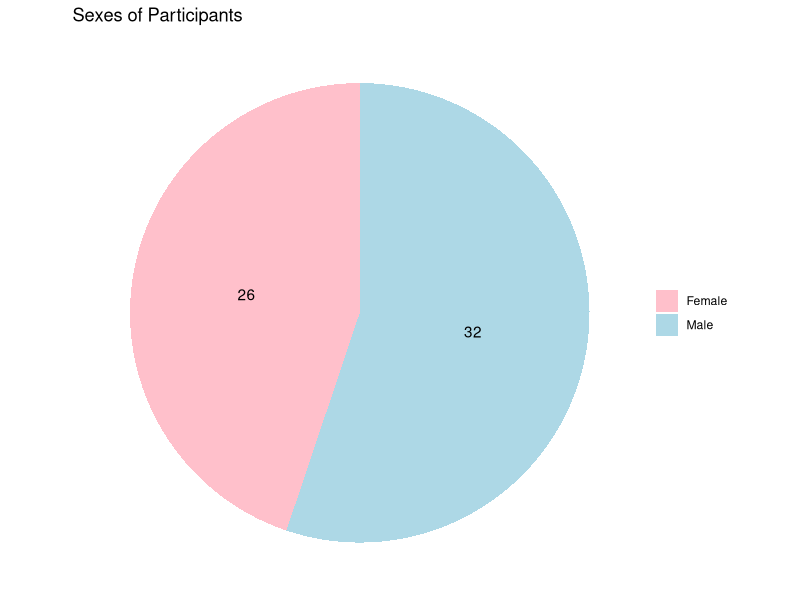
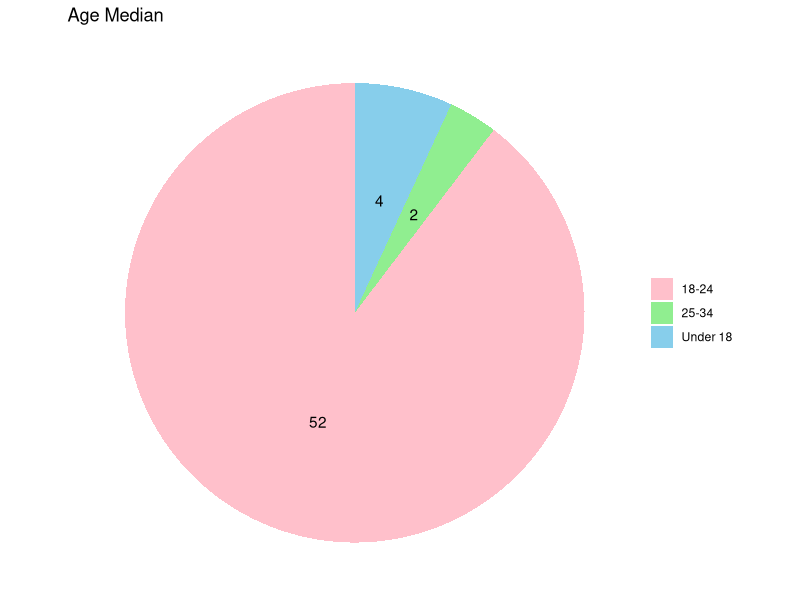
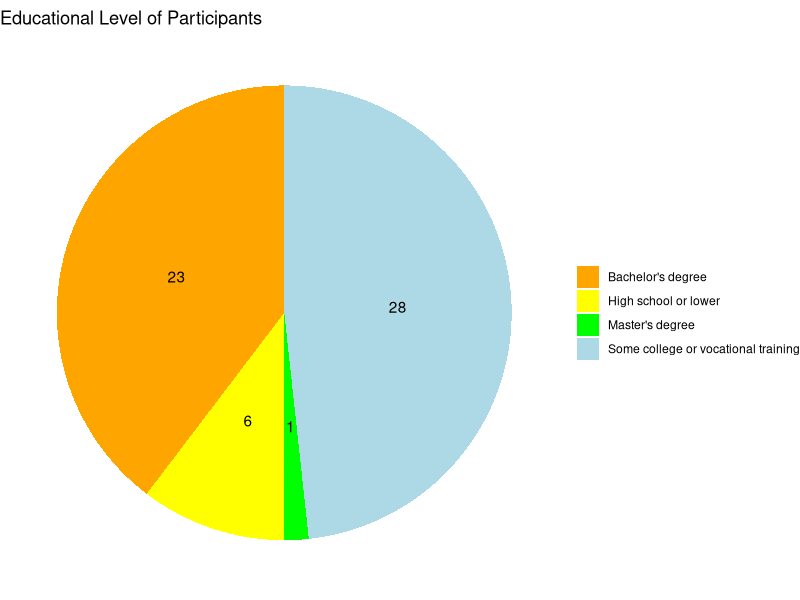
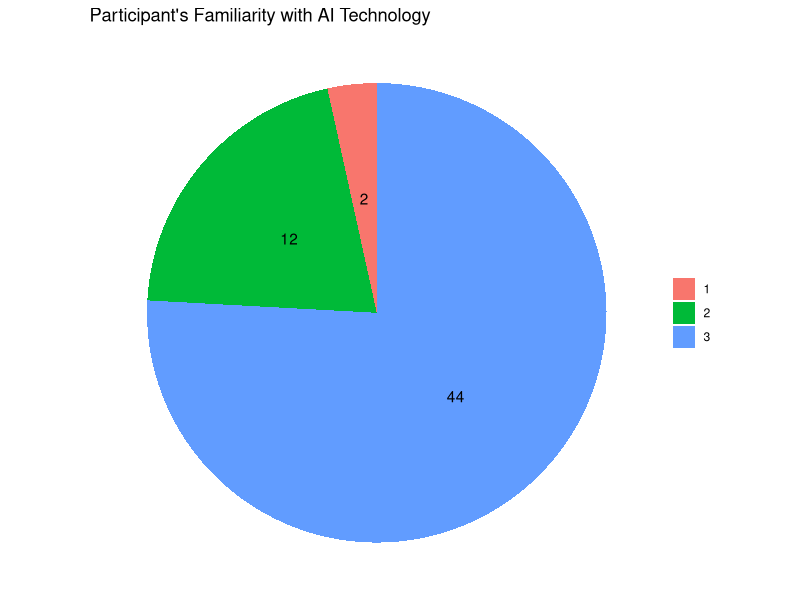
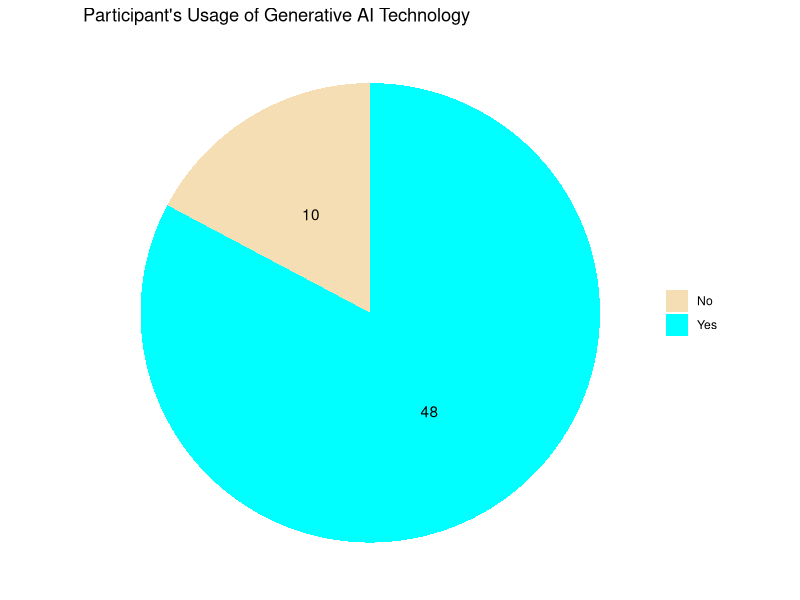
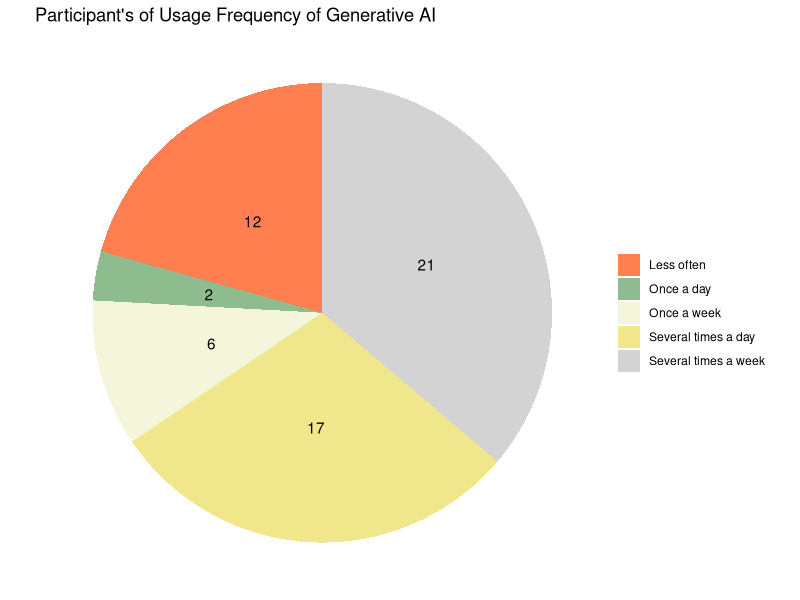

These figures' R source, in order:
## ---- chunk 1
knitr::opts_chunk$set(echo = TRUE)
## ---- chunk 2
library(dplyr)
library(ggplot2)
library(readr)
library(tibble)

## ---- chunk 3
generativeAI <- read_csv("The Use of Generative AI for Students.csv")
as_tibble(generativeAI)

generativeAI2 <- generativeAI

#factor sex
factor_sex <- factor(generativeAI2$Sex, levels = c("Male", "Female")) 
factor_sex <- as.integer(factor_sex)

#factor age
factor_age <- factor(generativeAI2$`Age:`, levels = c("Under 18", "18-24", "25-34", "35 and above"))
factor_age <- as.integer(factor_age)

#factor educational level
factor_educ_level <- factor(generativeAI2$`Education level:`, levels = c("High school or lower",
                                                                         "Some college or vocational training",
                                                                         "Bachelor's degree",
                                                                         "Master's degree",
                                                                         "Doctoral degree"))
factor_educ_level <- as.integer(factor_educ_level)


familarity_mean <- mean(generativeAI2$`Familiarity with AI Technology`)

#factoring frequency of usage of AI 
factor_frequency_use <- factor(generativeAI2$`How often do you use generative AI?`, 
                               levels = c("Several times a day",
                                          "Once a day",
                                          "Several times a week",
                                          "Once a week",
                                          "Less often"))
factor_frequency_use <- as.integer(factor_frequency_use)
## ---- chunk 4
#performance expectancy 
perf_expect_cols <- generativeAI2[, 9:12]
mean_expect_cols <- colMeans(perf_expect_cols)
perf_expect_cols <- as.data.frame(mean_expect_cols)
perf_expect_cols$total_mean <- mean(mean_expect_cols)
perf_expect_cols$standard_deviation <- sapply(perf_expect_cols, sd)

## ---- chunk 5
#Read the CSV
survey <- read.csv("The Use of Generative AI for Students.csv")
surveyQ <- read.csv("The Use of Generative AI for Students.csv", header = FALSE)


#Make it a table
surveyDF <- as_tibble(survey)


#Effort Expectancy
surveyEAOG <- surveyDF[13:16]


#Calculate the mean of each Column
surveyEA <- colMeans(surveyEAOG)
surveyEA <- tibble(surveyEA)

#Calculate SD of each column
surveyEA <- mutate(surveyEA, SD = sapply(surveyEAOG, sd))

#Renaming the Columns
colnames(surveyEA) <- c("Mean", "SD")
labelEA <- as.vector(unlist(surveyQ[1, 13:16]))

surveyEA <- cbind(labelEA, surveyEA)
colnames(surveyEA)[1] <- "Effort Expectancy"
## ---- chunk 6
#Attitude toward using technology
surveyATOG <- surveyDF[17:20]

#Calculate the mean of each Column
surveyAT <- colMeans(surveyATOG)
surveyAT <- tibble(surveyAT)

#Calculate SD of each column
surveyAT <- mutate(surveyAT, SD = sapply(surveyATOG, sd))

#Renaming the Columns
colnames(surveyAT) <- c("Mean", "SD")
labelAT <- as.vector(unlist(surveyQ[1, 17:20]))
surveyAT <- cbind(labelAT, surveyAT)
colnames(surveyAT)[1] <- "Facilitating Conditions"

## ---- chunk 7
#Social Influence
surveySIOG <- surveyDF[21:24]


#Calculate the mean of each Column
surveySI <- colMeans(surveySIOG)
surveySI <- tibble(surveySI)

#Calculate SD of each column
surveySI <- mutate(surveySI, SD = sapply(surveySIOG, sd))

#Renaming the Columns
colnames(surveySI) <- c("Mean", "SD")
labelSI <- as.vector(unlist(surveyQ[1, 21:24]))
surveySI <- cbind(labelSI, surveySI)
colnames(surveySI)[1] <- "Facilitating Conditions"
## ---- chunk 8
#Facilitating Conditions Range
surveyFCOG<- surveyDF[25:28]


#Calculate the mean of each Column
surveyFC <- colMeans(surveyFCOG)
surveyFC <- tibble(surveyFC)

#Calculate SD of each column
surveyFC <- mutate(surveyFC, SD = sapply(surveyFCOG, sd))

#Renaming the Columns
colnames(surveyFC) <- c("Mean", "SD")
labelFC <- as.vector(unlist(surveyQ[1, 25:28]))
surveyFC <- cbind(labelFC, surveyFC)
colnames(surveyFC)[1] <- "Facilitating Conditions"
## ---- chunk 9
#Usage Range
surveyBIOG <- surveyDF[26:39]


#Calculate the mean of each Column
surveyBI <- colMeans(surveyBIOG)
surveyBI <- tibble(surveyBI)


#Calculate SD of each column
surveyBI <- mutate(surveyBI, SD = sapply(surveyBIOG , sd))

colnames(surveyBI)[1] <- "Mean"
labelBI <- as.vector(unlist(surveyQ[1, 26:39]))
surveyBI <- cbind(labelBI, surveyBI)
colnames(surveyBI)[1] <- "Usage"

## ---- chunk 10
#Whole Survey

surveyALLOG <- surveyDF[9:39]


#Calculate the mean of each Column
surveyALL <- colMeans(surveyALLOG)
surveyALL <- tibble(surveyALL)

#Calculate SD of each column
surveyALL <- mutate(surveyALL, SD = sapply(surveyALLOG, sd))

#Renaming the Columns
colnames(surveyALL) <- c("Mean", "SD")
labelALL <- as.vector(unlist(surveyQ[1, 9:39]))
surveyALL <- cbind(labelALL, surveyALL)
colnames(surveyALL)[1] <- "Whole Survey"
## ---- chunk 11
# Create a table with the count of each level in the 'Sex' column
sex_counts <- table(survey$Sex)

# Convert the table to a data frame for plotting
sex_df <- as.data.frame(sex_counts)
colnames(sex_df) <- c("Sex", "Count")

# Pie chart for 'Sex'
ggplot(sex_df, aes(x = "", y = Count, fill = Sex)) +
  geom_bar(stat = "identity", width = 1) +
  coord_polar("y", start = 0) +
  scale_fill_manual(values = c("pink", "lightblue"))+
  geom_text(aes(label = Count), position = position_stack(vjust = 0.5)) + # Display only counts
  theme_void() +
  labs(title = "Sexes of Participants", x = NULL, y = NULL) +
  theme(legend.title = element_blank())
## ---- chunk 12
# Plot for Age
ggplot(survey, aes(x = "", y = ..count.., fill = Age.)) +
  geom_bar(stat = "count", width = 1) +
  coord_polar("y", start = 0) +
  scale_fill_manual(values = c("pink","lightgreen","skyblue"))+
  geom_text(aes(label = ..count..), stat = "count", position = position_stack(vjust = 0.5)) + # Display only counts
  theme_void() +
  labs(title = "Age Median", x = NULL, y = NULL) +
  theme(legend.title = element_blank())
## ---- chunk 13

#Plot for Educational Level
ggplot(survey, aes(x = "", y = ..count.., fill = Education.level.)) +
  geom_bar(stat = "count", width = 1) +
  coord_polar("y", start = 0) +
  scale_fill_manual(values = c("orange", "yellow","green","lightblue"))+
  geom_text(aes(label = ..count..), stat = "count", position = position_stack(vjust = 0.5)) + # Display only counts
  theme_void() +
  labs(title = "Educational Level of Participants", x = NULL, y = NULL) +
  theme(legend.title = element_blank())
## ---- chunk 14
# Converting Familiarity with AI Technology to a factor variable 
survey$Familiarity.with.AI.Technology <- as.factor(survey$Familiarity.with.AI.Technology)

# Pie chart for Familiarity with AI Technology
ggplot(survey, aes(x = "", y = ..count.., fill = `Familiarity.with.AI.Technology`)) +
  geom_bar(stat = "count", width = 1) +
  coord_polar("y", start = 0) +
  geom_text(aes(label = ..count..), stat = "count", position = position_stack(vjust = 0.5)) + # Display only counts
  theme_void() +
  labs(title = "Participant's Familiarity with AI Technology", x = NULL, y = NULL) +
  theme(legend.title = element_blank())
## ---- chunk 15
# Converting Have you used Generative AI Technology Before?  to a factor variable
survey$`Have.you.used.Generative.AI.technology.before.` <- as.factor(survey$`Have.you.used.Generative.AI.technology.before.`)

# Pie chart for Have you used Generative AI Technology Before? 
ggplot(survey, aes(x = "", y = ..count.., fill = `Have.you.used.Generative.AI.technology.before.`)) +
  geom_bar(stat = "count", width = 1) +
  coord_polar("y", start = 0) +
  geom_text(aes(label = ..count..), stat = "count", position = position_stack(vjust = 0.5)) + 
  scale_fill_manual(values = c("wheat", "cyan")) + 
  theme_void() +
  labs(title = "Participant's Usage of Generative AI Technology", x = NULL, y = NULL) +
  theme(legend.title = element_blank())
## ---- chunk 16
# Converting How often do you use generative AI?  to a factor variable
survey$`How.often.do.you.use.generative.AI.` <- as.factor(survey$`How.often.do.you.use.generative.AI.`)

# Pie chart for How often do you use generative AI? 
ggplot(survey, aes(x = "", y = ..count.., fill = `How.often.do.you.use.generative.AI.`)) +
  geom_bar(stat = "count", width = 1) +
  coord_polar("y", start = 0) +
  geom_text(aes(label = ..count..), stat = "count", position = position_stack(vjust = 0.5)) + 
  scale_fill_manual(values = c("coral", "darkseagreen", "beige", "khaki","lightgray")) + 
  theme_void() +
  labs(title = "Participant's of Usage Frequency of Generative AI", x = NULL, y = NULL) +
  theme(legend.title= element_blank())
